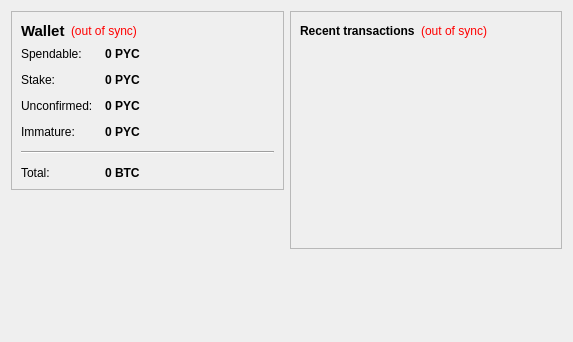
<?xml version="1.0" encoding="UTF-8"?>
<ui version="4.0">
 <class>OverviewPage</class>
 <widget class="QWidget" name="OverviewPage">
  <property name="geometry">
   <rect>
    <x>0</x>
    <y>0</y>
    <width>573</width>
    <height>342</height>
   </rect>
  </property>
  <property name="windowTitle">
   <string>Form</string>
  </property>
  <layout class="QHBoxLayout" name="horizontalLayout" stretch="1,1">
   <item>
    <layout class="QVBoxLayout" name="verticalLayout_2">
     <item>
      <widget class="QFrame" name="frame">
       <property name="frameShape">
        <enum>QFrame::StyledPanel</enum>
       </property>
       <property name="frameShadow">
        <enum>QFrame::Raised</enum>
       </property>
       <layout class="QVBoxLayout" name="verticalLayout_4">
        <item>
         <layout class="QHBoxLayout" name="horizontalLayout_4">
          <item>
           <widget class="QLabel" name="label_5">
            <property name="font">
             <font>
              <pointsize>11</pointsize>
              <weight>75</weight>
              <bold>true</bold>
             </font>
            </property>
            <property name="text">
             <string>Wallet</string>
            </property>
           </widget>
          </item>
          <item>
           <widget class="QLabel" name="labelWalletStatus">
            <property name="toolTip">
             <string>The displayed information may be out of date. Your wallet automatically synchronizes with the PyCoin network after a connection is established, but this process has not completed yet.</string>
            </property>
            <property name="styleSheet">
             <string notr="true">QLabel { color: red; }</string>
            </property>
            <property name="text">
             <string notr="true">(out of sync)</string>
            </property>
            <property name="alignment">
             <set>Qt::AlignLeading|Qt::AlignLeft|Qt::AlignVCenter</set>
            </property>
           </widget>
          </item>
          <item>
           <spacer name="horizontalSpacer_2">
            <property name="orientation">
             <enum>Qt::Horizontal</enum>
            </property>
            <property name="sizeHint" stdset="0">
             <size>
              <width>40</width>
              <height>20</height>
             </size>
            </property>
           </spacer>
          </item>
         </layout>
        </item>
        <item>
         <layout class="QFormLayout" name="formLayout_2">
          <property name="fieldGrowthPolicy">
           <enum>QFormLayout::AllNonFixedFieldsGrow</enum>
          </property>
          <property name="horizontalSpacing">
           <number>12</number>
          </property>
          <property name="verticalSpacing">
           <number>12</number>
          </property>
          <item row="0" column="0">
           <widget class="QLabel" name="label">
            <property name="text">
             <string>Spendable:</string>
            </property>
           </widget>
          </item>
          <item row="0" column="1">
           <widget class="QLabel" name="labelBalance">
            <property name="font">
             <font>
              <weight>75</weight>
              <bold>true</bold>
             </font>
            </property>
            <property name="cursor">
             <cursorShape>IBeamCursor</cursorShape>
            </property>
            <property name="toolTip">
             <string>Your current spendable balance</string>
            </property>
            <property name="text">
             <string notr="true">0 PYC</string>
            </property>
            <property name="textInteractionFlags">
             <set>Qt::LinksAccessibleByMouse|Qt::TextSelectableByKeyboard|Qt::TextSelectableByMouse</set>
            </property>
           </widget>
          </item>
          <item row="1" column="0">
           <widget class="QLabel" name="label_6">
            <property name="text">
             <string>Stake:</string>
            </property>
           </widget>
          </item>
          <item row="1" column="1">
           <widget class="QLabel" name="labelStake">
            <property name="font">
             <font>
              <weight>75</weight>
              <bold>true</bold>
             </font>
            </property>
            <property name="cursor">
             <cursorShape>IBeamCursor</cursorShape>
            </property>
            <property name="toolTip">
             <string>Total of coins that was staked, and do not yet count toward the current balance</string>
            </property>
            <property name="text">
             <string notr="true">0 PYC</string>
            </property>
            <property name="textInteractionFlags">
             <set>Qt::LinksAccessibleByMouse|Qt::TextSelectableByKeyboard|Qt::TextSelectableByMouse</set>
            </property>
           </widget>
          </item>
          <item row="2" column="0">
           <widget class="QLabel" name="label_3">
            <property name="text">
             <string>Unconfirmed:</string>
            </property>
           </widget>
          </item>
          <item row="2" column="1">
           <widget class="QLabel" name="labelUnconfirmed">
            <property name="font">
             <font>
              <weight>75</weight>
              <bold>true</bold>
             </font>
            </property>
            <property name="cursor">
             <cursorShape>IBeamCursor</cursorShape>
            </property>
            <property name="toolTip">
             <string>Total of transactions that have yet to be confirmed, and do not yet count toward the current balance</string>
            </property>
            <property name="text">
             <string notr="true">0 PYC</string>
            </property>
            <property name="textInteractionFlags">
             <set>Qt::LinksAccessibleByMouse|Qt::TextSelectableByKeyboard|Qt::TextSelectableByMouse</set>
            </property>
           </widget>
          </item>
          <item row="3" column="0">
           <widget class="QLabel" name="labelImmatureText">
            <property name="text">
             <string>Immature:</string>
            </property>
           </widget>
          </item>
          <item row="3" column="1">
           <widget class="QLabel" name="labelImmature">
            <property name="font">
             <font>
              <weight>75</weight>
              <bold>true</bold>
             </font>
            </property>
            <property name="toolTip">
             <string>Mined balance that has not yet matured</string>
            </property>
            <property name="text">
             <string notr="true">0 PYC</string>
            </property>
            <property name="textInteractionFlags">
             <set>Qt::LinksAccessibleByMouse|Qt::TextSelectableByKeyboard|Qt::TextSelectableByMouse</set>
            </property>
           </widget>
          </item>
          <item row="4" column="0" colspan="2">
           <widget class="Line" name="line">
            <property name="orientation">
             <enum>Qt::Horizontal</enum>
            </property>
           </widget>
          </item>
          <item row="5" column="0">
           <widget class="QLabel" name="labelTotalText">
            <property name="text">
             <string>Total:</string>
            </property>
           </widget>
          </item>
          <item row="5" column="1">
           <widget class="QLabel" name="labelTotal">
            <property name="font">
             <font>
              <weight>75</weight>
              <bold>true</bold>
             </font>
            </property>
            <property name="cursor">
             <cursorShape>IBeamCursor</cursorShape>
            </property>
            <property name="toolTip">
             <string>Your current total balance</string>
            </property>
            <property name="text">
             <string notr="true">0 BTC</string>
            </property>
            <property name="textInteractionFlags">
             <set>Qt::LinksAccessibleByMouse|Qt::TextSelectableByKeyboard|Qt::TextSelectableByMouse</set>
            </property>
           </widget>
          </item>
         </layout>
        </item>
       </layout>
      </widget>
     </item>
     <item>
      <spacer name="verticalSpacer">
       <property name="orientation">
        <enum>Qt::Vertical</enum>
       </property>
       <property name="sizeHint" stdset="0">
        <size>
         <width>20</width>
         <height>40</height>
        </size>
       </property>
      </spacer>
     </item>
    </layout>
   </item>
   <item>
    <layout class="QVBoxLayout" name="verticalLayout_3">
     <item>
      <widget class="QFrame" name="frame_2">
       <property name="frameShape">
        <enum>QFrame::StyledPanel</enum>
       </property>
       <property name="frameShadow">
        <enum>QFrame::Raised</enum>
       </property>
       <layout class="QVBoxLayout" name="verticalLayout">
        <item>
         <layout class="QHBoxLayout" name="horizontalLayout_2">
          <item>
           <widget class="QLabel" name="label_4">
            <property name="text">
             <string>&lt;b&gt;Recent transactions&lt;/b&gt;</string>
            </property>
           </widget>
          </item>
          <item>
           <widget class="QLabel" name="labelTransactionsStatus">
            <property name="toolTip">
             <string>The displayed information may be out of date. Your wallet automatically synchronizes with the PyCoin network after a connection is established, but this process has not completed yet.</string>
            </property>
            <property name="styleSheet">
             <string notr="true">QLabel { color: red; }</string>
            </property>
            <property name="text">
             <string notr="true">(out of sync)</string>
            </property>
            <property name="alignment">
             <set>Qt::AlignRight|Qt::AlignTrailing|Qt::AlignVCenter</set>
            </property>
           </widget>
          </item>
          <item>
           <spacer name="horizontalSpacer">
            <property name="orientation">
             <enum>Qt::Horizontal</enum>
            </property>
            <property name="sizeHint" stdset="0">
             <size>
              <width>40</width>
              <height>20</height>
             </size>
            </property>
           </spacer>
          </item>
         </layout>
        </item>
        <item>
         <widget class="QListView" name="listTransactions">
          <property name="styleSheet">
           <string notr="true">QListView { background: transparent; }</string>
          </property>
          <property name="frameShape">
           <enum>QFrame::NoFrame</enum>
          </property>
          <property name="verticalScrollBarPolicy">
           <enum>Qt::ScrollBarAlwaysOff</enum>
          </property>
          <property name="horizontalScrollBarPolicy">
           <enum>Qt::ScrollBarAlwaysOff</enum>
          </property>
          <property name="selectionMode">
           <enum>QAbstractItemView::NoSelection</enum>
          </property>
         </widget>
        </item>
       </layout>
      </widget>
     </item>
     <item>
      <spacer name="verticalSpacer_2">
       <property name="orientation">
        <enum>Qt::Vertical</enum>
       </property>
       <property name="sizeHint" stdset="0">
        <size>
         <width>20</width>
         <height>40</height>
        </size>
       </property>
      </spacer>
     </item>
    </layout>
   </item>
  </layout>
 </widget>
 <resources/>
 <connections/>
</ui>
